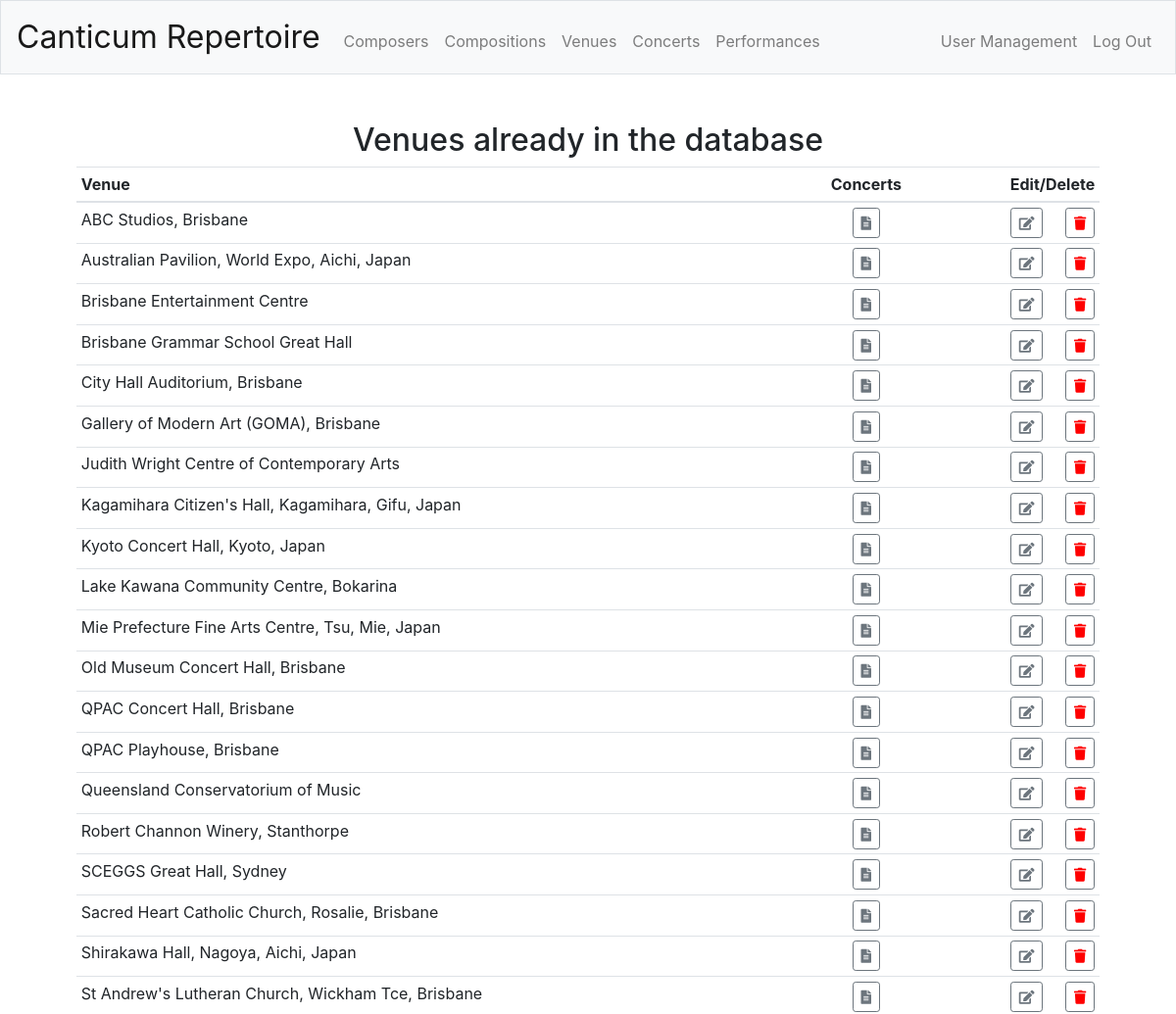
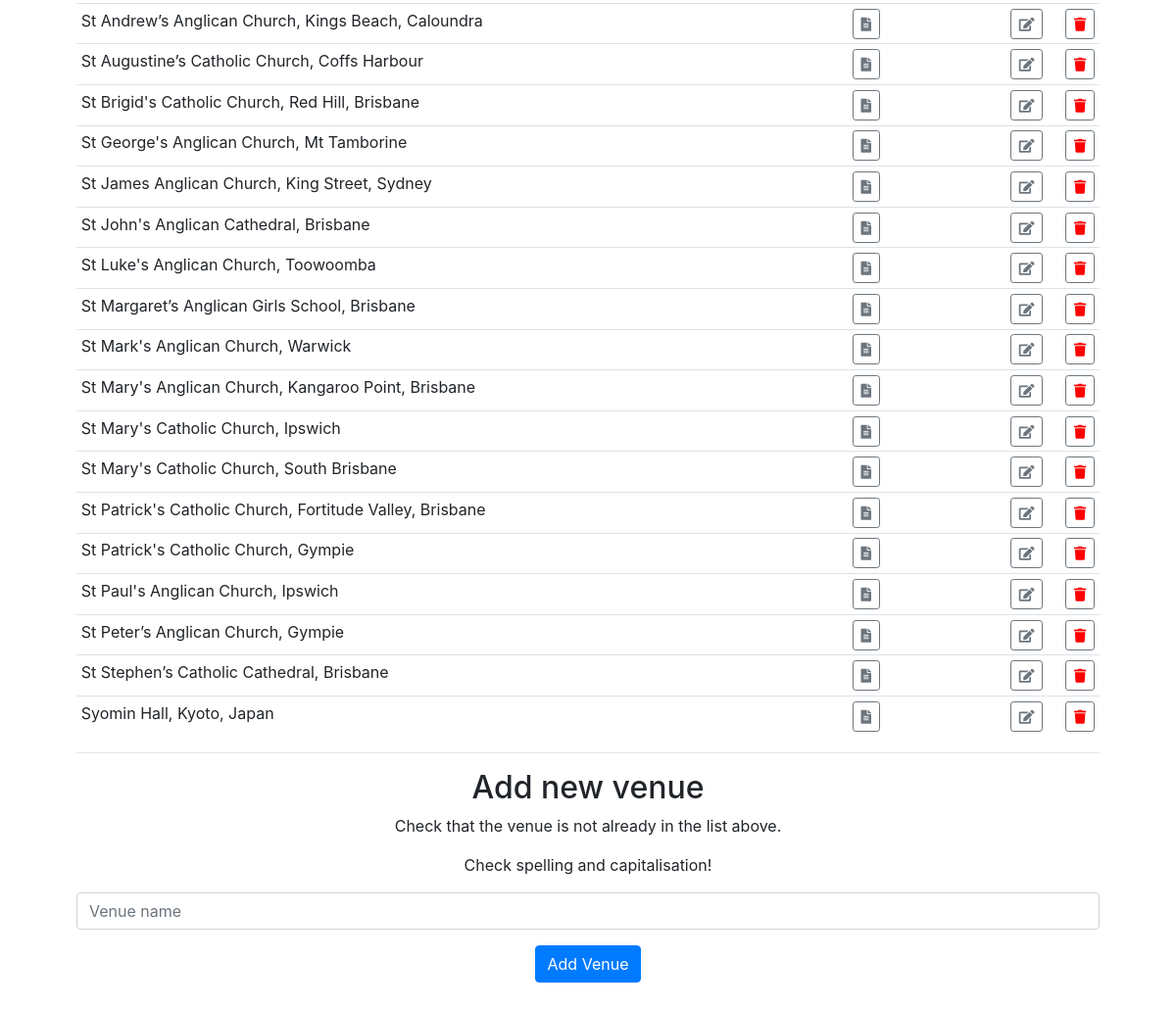
The app's page /venueadd (signed in) with its own data (2 pictures, top to bottom).
### tables this page shows
CREATE TABLE 'venues' ('venue_id' integer PRIMARY KEY AUTOINCREMENT NOT NULL, 'venue_name' text NOT NULL);

### app.py (the view)
@app.route("/venueadd", methods=["GET", "POST"])
@login_required
def venueadd():
    if request.method == "POST":
        if not request.form.get("name"):
            return apology("must provide name", 403)
        name = request.form.get("name")
        db.execute("INSERT INTO venues (venue_name) VALUES (:name)", name=name)
        venues = list_venues()
        flash("Venue added!")
        return render_template("venueadd.html", venues=venues)
    else:
        venues = list_venues()
        return render_template("venueadd.html", venues=venues)

### app.py (called while the page is built)
@app.after_request
def after_request(response):
    response.headers["Cache-Control"] = "no-cache, no-store, must-revalidate"
    response.headers["Expires"] = 0
    response.headers["Pragma"] = "no-cache"
    return response

def list_venues():
    rows = db.execute("SELECT * FROM venues ORDER BY venue_name")
    l_venues = []
    for place in rows:
        place_info = {}
        place_info['venue_id'] = place['venue_id']
        place_info['venue_name'] = place['venue_name']
        l_venues.append(place_info)
    return l_venues

### helpers.py (called while the page is built)
def login_required(f):
    @wraps(f)
    def decorated_function(*args, **kwargs):
        if session.get("user_id") is None:
            return redirect("/login")
        return f(*args, **kwargs)
    return decorated_function

### templates/venueadd.html (shortened to what this page needs)
{% extends "layout.html" %}
{% block main %}
    <h2>Venues already in the database</h2>
    <table class = "table table-sm">
        <thead>
            <th class="text-left">Venue</th>
            <th class="text-center">Concerts</th>
            <th class="text-right">Edit/Delete</th>
       </thead>
        <tbody>
            {% for venue in venues %}
            <tr>
                <td class="text-left">{{ venue.venue_name }}</td>
                <td class="text-center">
                    <a href="/venueconcerts?id={{ venue.venue_id }}">
                        <button class="btn btn-outline-secondary btn-sm">
                            <i class="fas fa-file-alt"></i>
                        </button>
                    </a>
                </td>
                <td class="text-right">
                    <a href="/venueedit?id={{ venue.venue_id }}">
                        <button class="btn btn-outline-secondary btn-sm">
                            <i class="fas fa-edit"></i>
                        </button>
                    </a>
                    <a href="/venuedelete?id={{ venue.venue_id }}">
                        <button class="btn btn-outline-secondary btn-sm">
                            <i class="fas fa-trash"></i>
                        </button>
                    </a>
                </td>
            </tr>
            {% endfor %}
        </tbody>
    </table>
    <hr>
    <h2>Add new venue</h2>
    <p>Check that the venue is not already in the list above.</p>
    <p>Check spelling and capitalisation!</p>
    <form action="/venueadd" method="post">
        <div class="form-group">
            <input autocomplete="off" class="form-control" name="name" placeholder="Venue name" type="text">
        </div>
        <button class="btn btn-primary" type="submit">Add Venue</button>
    </form>
{% endblock %}

### static/styles.css (style rules this page uses)
main .form-control { display: inline-block; }
.fa-trash { color: red; }

### records on screen
venues: venue_name "ABC Studios, Brisbane"
venues: venue_name "Australian Pavilion, World Expo, Aichi, Japan"
venues: venue_name "Brisbane Entertainment Centre"
venues: venue_name "Brisbane Grammar School Great Hall"
venues: venue_name "City Hall Auditorium, Brisbane"
venues: venue_name "Gallery of Modern Art (GOMA), Brisbane"
venues: venue_name "Judith Wright Centre of Contemporary Arts"
venues: venue_name "Kagamihara Citizen's Hall, Kagamihara, Gifu, Japan"
venues: venue_name "Kyoto Concert Hall, Kyoto, Japan"
venues: venue_name "Lake Kawana Community Centre, Bokarina"
venues: venue_name "Mie Prefecture Fine Arts Centre, Tsu, Mie, Japan"
venues: venue_name "Old Museum Concert Hall, Brisbane"
venues: venue_name "QPAC Concert Hall, Brisbane"
venues: venue_name "QPAC Playhouse, Brisbane"
venues: venue_name "Queensland Conservatorium of Music"
venues: venue_name "Robert Channon Winery, Stanthorpe"
venues: venue_name "SCEGGS Great Hall, Sydney"
venues: venue_name "Sacred Heart Catholic Church, Rosalie, Brisbane"
venues: venue_name "Shirakawa Hall, Nagoya, Aichi, Japan"
venues: venue_name "St Andrew's Lutheran Church, Wickham Tce, Brisbane"
venues: venue_name "St Andrew’s Anglican Church, Kings Beach, Caloundra"
venues: venue_name "St Augustine’s Catholic Church, Coffs Harbour"
venues: venue_name "St Brigid's Catholic Church, Red Hill, Brisbane"
venues: venue_name "St George's Anglican Church, Mt Tamborine"
venues: venue_name "St James Anglican Church, King Street, Sydney"
venues: venue_name "St John's Anglican Cathedral, Brisbane"
venues: venue_name "St Luke's Anglican Church, Toowoomba"
venues: venue_name "St Margaret’s Anglican Girls School, Brisbane"
venues: venue_name "St Mark's Anglican Church, Warwick"
venues: venue_name "St Mary's Anglican Church, Kangaroo Point, Brisbane"
venues: venue_name "St Mary's Catholic Church, Ipswich"
venues: venue_name "St Mary's Catholic Church, South Brisbane"
venues: venue_name "St Patrick's Catholic Church, Fortitude Valley, Brisbane"
venues: venue_name "St Patrick's Catholic Church, Gympie"
venues: venue_name "St Paul's Anglican Church, Ipswich"
venues: venue_name "St Peter’s Anglican Church, Gympie"
venues: venue_name "St Stephen’s Catholic Cathedral, Brisbane"
venues: venue_name "Syomin Hall, Kyoto, Japan"
